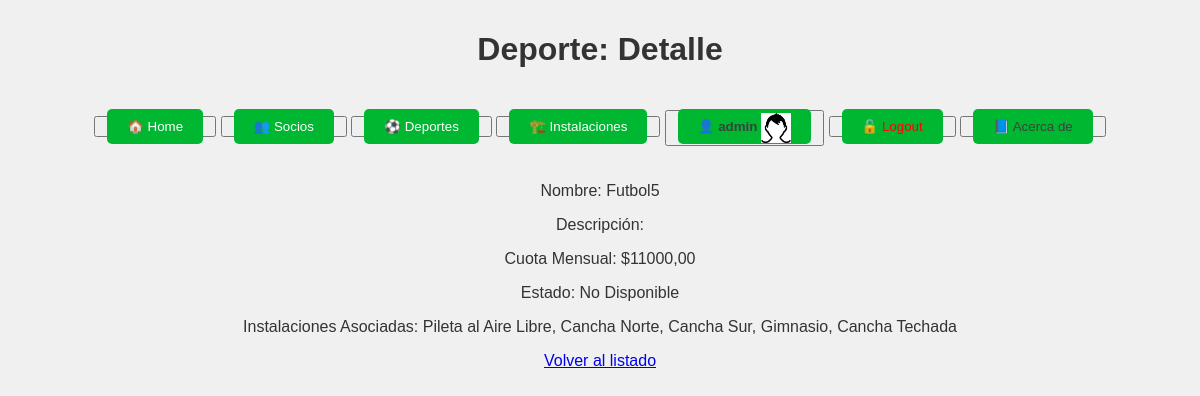
The app's page /deportes/6/ (signed in), older data.
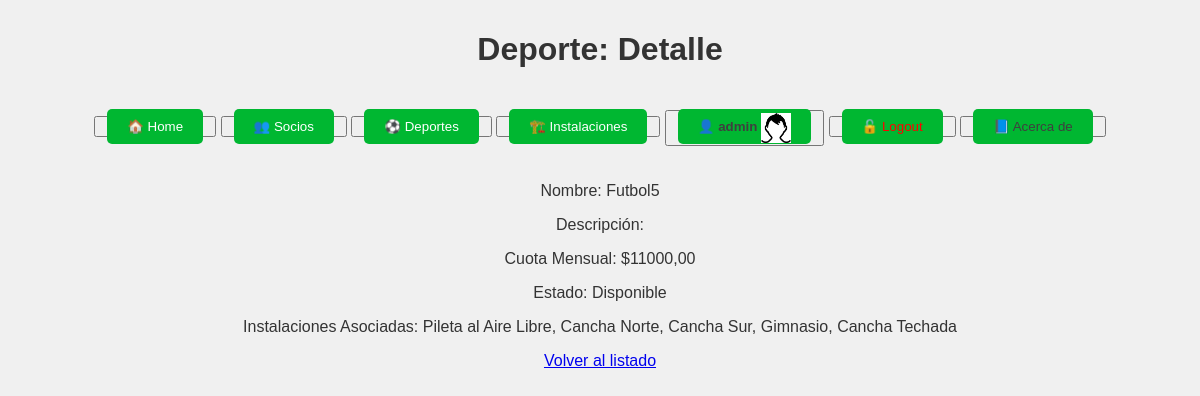
The same page, newer data.
### club/models.py (models this page shows, shortened)
class Deporte(models.Model):
    instalaciones = models.ManyToManyField('Instalacion', related_name='deportes')
    nombre = models.CharField(max_length=100, unique=True)
    descripcion = models.TextField(blank=True, null=True)
    cuota_mensual = models.DecimalField(max_digits=8, decimal_places=2, help_text="Cuota mensual para participar en este deporte.")
    disponible = models.BooleanField(default=True)

### club/views.py (the view)
# urls.py: path('deportes/<int:pk>/', DeporteDetailView.as_view(), name='deporte_detail'),
class DeporteDetailView(LoginRequiredMixin, DetailView):
    model = Deporte
    template_name = 'club/deporte_detail.html'

### templates/club/deporte_detail.html
{% extends 'club/base.html' %}
{% block titulo %}
    Deporte: Detalle
{% endblock titulo %}
{% block main %}
    <p>Nombre: {{ object.nombre }}</p>
    <p>Descripción: {{ object.descripcion }}</p>
    <p>Cuota Mensual: ${{ object.cuota_mensual }}</p>
    <p>Estado: {{ object.disponible|yesno:"Disponible,No Disponible" }}</p>
    <p>Instalaciones Asociadas: {% for instalacion in object.instalaciones.all %} {{ instalacion.nombre }}{% if not forloop.last %}, {% endif %}{% empty %} Ninguna {% endfor %}</p>
    <a href="{% url 'deporte_list' %}">Volver al listado</a>
{% endblock %}

Row changes from the older to the newer data that the page shows:
changed Deporte "Futbol5": disponible "No Disponible" → "Disponible"
